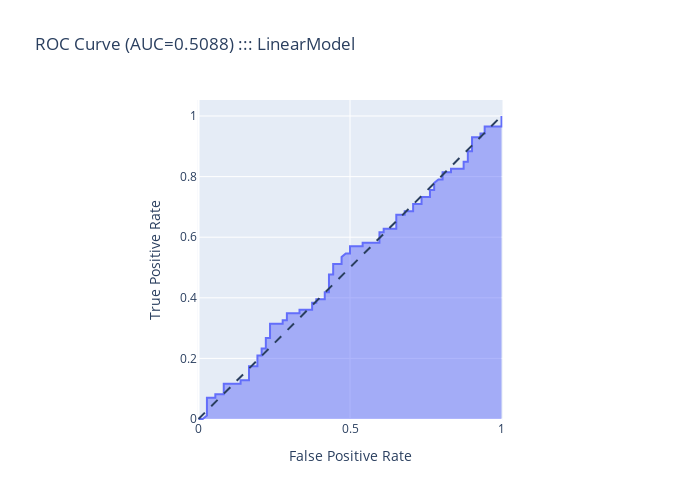

Notebook code for this chart:
### Code cell
from sklearn.metrics import auc
fig = px.area(
    x=fpr, y=tpr,
    title=f'ROC Curve (AUC={auc(fpr, tpr):.4f}) ::: LinearModel',
    labels=dict(x='False Positive Rate', y='True Positive Rate'),
    width=700, height=500
)
fig.add_shape(
    type='line', line=dict(dash='dash'),
    x0=0, x1=1, y0=0, y1=1
)

fig.update_yaxes(scaleanchor="x", scaleratio=1)
fig.update_xaxes(constrain='domain')
fig.show()

### Figure 1 — Plotly figure (JSON) as saved in the notebook; plotly's stock layout.template omitted (floating-point values rounded to 4 significant figures)
{"data": [{"fillpattern": {"shape": ""}, "hovertemplate": "False Positive Rate=%{x}<br>True Positive Rate=%{y}<extra></extra>", "legendgroup": "", "line": {"color": "#636efa"}, "marker": {"symbol": "circle"}, "mode": "lines", "name": "", "orientation": "v", "showlegend": false, "stackgroup": "1", "type": "scatter", "x": [0, 0.01389, 0.02778, 0.02778, 0.05556, 0.05556, 0.08333, 0.08333, 0.1389, 0.1389, 0.1667, 0.1667, 0.1944, 0.1944, 0.2083, 0.2083, 0.2222, 0.2222, 0.2361, 0.2361, 0.2778, 0.2778, 0.2917, 0.2917, 0.3333, 0.3333, 0.375, 0.375, 0.3889, 0.3889, 0.4167, 0.4167, 0.4306, 0.4306, 0.4444, 0.4444, 0.4722, 0.4722, 0.4861, 0.5, 0.5, 0.5417, 0.5417, 0.5972, 0.5972, 0.6111, 0.6111, 0.6528, 0.6528, 0.6806, 0.6806, 0.7083, 0.7083, 0.7361, 0.7361, 0.7639, 0.7639, 0.7778, 0.7778, 0.7917, 0.8056, 0.8056, 0.8333, 0.8333, 0.875, 0.875, 0.8889, 0.8889, 0.9028, 0.9028, 0.9306, 0.9306, 0.9444, 0.9444, 1, 1], "xaxis": "x", "y": [0, 0, 0.01163, 0.06977, 0.06977, 0.0814, 0.0814, 0.1163, 0.1163, 0.1279, 0.1279, 0.1744, 0.1744, 0.2093, 0.2093, 0.2326, 0.2326, 0.2674, 0.2674, 0.314, 0.314, 0.3256, 0.3256, 0.3488, 0.3488, 0.3605, 0.3605, 0.3837, 0.3837, 0.3953, 0.3953, 0.4186, 0.4186, 0.4767, 0.4767, 0.5116, 0.5116, 0.5349, 0.5465, 0.5465, 0.5698, 0.5698, 0.5814, 0.5814, 0.6163, 0.6163, 0.6279, 0.6279, 0.6744, 0.6744, 0.686, 0.686, 0.7093, 0.7093, 0.7326, 0.7326, 0.7558, 0.7558, 0.7791, 0.7907, 0.7907, 0.814, 0.814, 0.8256, 0.8256, 0.8488, 0.8488, 0.8837, 0.8837, 0.9302, 0.9302, 0.9419, 0.9419, 0.9651, 0.9651, 1], "yaxis": "y"}], "layout": {"height": 500, "legend": {"tracegroupgap": 0}, "shapes": [{"line": {"dash": "dash"}, "type": "line", "x0": 0, "x1": 1, "y0": 0, "y1": 1}], "title": {"text": "ROC Curve (AUC=0.5088) ::: LinearModel"}, "width": 700, "xaxis": {"anchor": "y", "constrain": "domain", "domain": [0, 1], "title": {"text": "False Positive Rate"}}, "yaxis": {"anchor": "x", "domain": [0, 1], "scaleanchor": "x", "scaleratio": 1, "title": {"text": "True Positive Rate"}}}}
